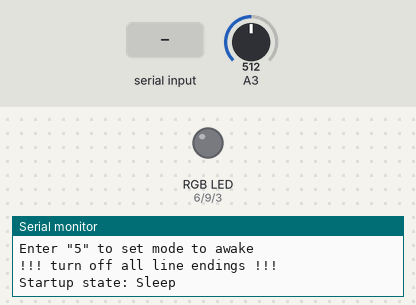
Simulated run of this sketch. Board: Arduino Uno, built with avr-gcc and run on an emulated ATmega328P. Parts: an RGB LED mixed from three pins (HIGH = lit), the last lines printed to the serial monitor. Inputs (shaded band) come from the test bench; at power-on: A3 = 512. Dim RGB values are drawn brighter than linear; the local clock reads 2024-03-15 10:24:30 at power-on unless the sketch sets it; random numbers use the default seed unless the sketch sets one; EEPROM starts erased.

Above: at 1.4 s.
1.5 s: "5" received over Serial
At 1.71 s:
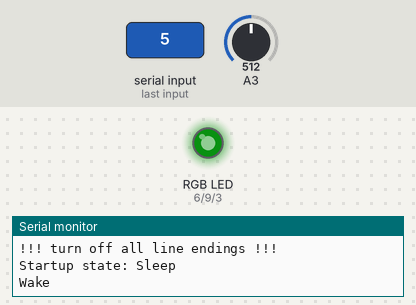
4.5 s: A3 set to 584
At 4.7 s:
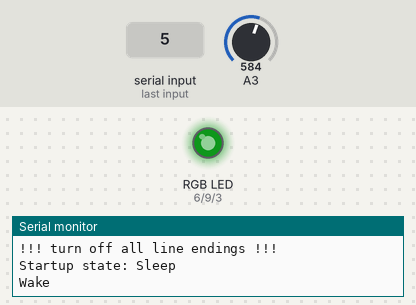
7.5 s: A3 set to 618
At 9.29 s:
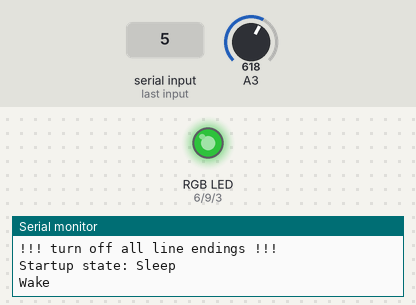
10.5 s: "30,150,10\n" received over Serial
13.5 s: A3 set to 190
At 14.2 s:
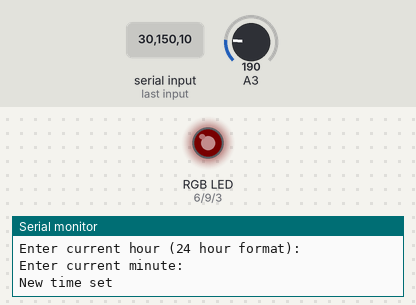
15.0 s: "30,150,10,200,45,90\n" received over Serial
At 15.72 s:
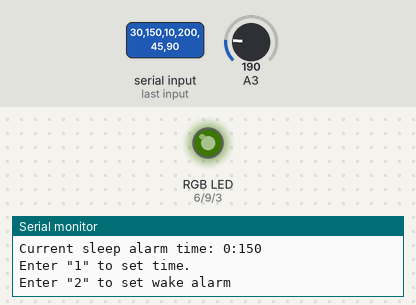
Timing chart, 0 to 41.5 s (numbered marks = the images above; inputs shaded):
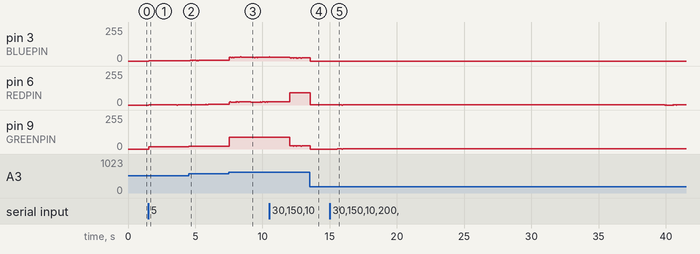

Measured:
- the behaviour switches between 599 and 600 on A3 (found by bisection; images 2 and 3)
- after the input at 1.5 s, pin 6 (REDPIN): 0/255 → 1/255 after 0.06 s; pin 9 (GREENPIN): 0/255 → 17/255 after 0.06 s
- after the input at 4.5 s, pin 9 (GREENPIN): 17/255 → 22/255 at once
- after the input at 7.5 s, pin 9 (GREENPIN): 22/255 → 88/255 at once
- after the input at 13.5 s, pin 6 (REDPIN): 93/255 → 2/255 at once
- after the input at 15.0 s, pin 9 (GREENPIN): 0/255 → 2/255 after 0.54 s

The sketch:

Butterfly_Alarm_Clock.ino
```cpp
#include <EEPROM.h>
#include <SPI.h>
#include <SparkFunDS3234RTC.h>
#include <FastLED.h>

#define REDPIN 6
#define BLUEPIN 3
#define GREENPIN 9
#define SATURATION 120
#define TWINKLERANGE 120
//#define DEBUG

bool colorOn;
int twinkleOffset = TWINKLERANGE / 2;

void setup() {
  Serial.begin(9600);
  rtc.begin(10);
  pinMode(BLUEPIN, OUTPUT);
  pinMode(REDPIN, OUTPUT);
  pinMode(GREENPIN, OUTPUT);
  pinMode(A3, INPUT);

  printHelpMessage();
  setStartupState();
}

void loop() {
  if (colorOn) {
    setWingColor();
  }
  else {
    showAnalogRGB( CHSV( 0, 0, 0) );
  }

  if (Serial.available()) {
    menuSelect();
  }

  if (rtc.alarm1()) {
    wakeAlarm();
  }
  else if (rtc.alarm2()) {
    sleepAlarm();
  }
  else {
    delay(50);
  }
#ifdef DEBUG
  delay(200);
#endif

}

void menuSelect() {
  byte menuSelection = Serial.read();
  switch (menuSelection) {
    case '?':
      printHelpMessage();
      break;
    case '1':
      userSetTime();
      break;
    case '2':
      userSetWakeAlarm();
      break;
    case '3':
      userSetSleepAlarm();
      break;
    case '4':
      sleepAlarm();
      break;
    case '5':
      wakeAlarm();
      break;
    default:
      Serial.print(menuSelection);
      Serial.println(" is an unknown command");
      printHelpMessage();
      break;
  }
}

int getBrightness() {
  //read brightness from room
  int reading = analogRead(A3);

  // fix brightness curve
  if (reading < 200) {
    reading = reading / 4;
  }
  else if (reading < 400) {
    reading = reading / 3;
  }
  else if (reading < 600) {
    reading = reading / 2;
  }

  uint8_t brightness = map(reading, 0, 1024, 5, 255);

#ifdef DEBUG
  Serial.print("Reading: ");
  Serial.println(reading);
#endif

  return brightness;
}

void setWingColor() {

  uint8_t hue, saturation, brightness, minute;

  randomTwinkle();

  rtc.update();
  minute = rtc.minute();

  hue = map(minute, 0, 59, 1, 255);
  saturation = SATURATION + twinkleOffset;
  brightness = getBrightness();

#ifdef DEBUG
  Serial.print("H: ");
  Serial.print(hue);
  Serial.print("   S: ");
  Serial.print(saturation);
  Serial.print("   V: ");
  Serial.println(brightness);
#endif


  // Use FastLED automatic HSV->RGB conversion
  showAnalogRGB( CHSV( hue, saturation, brightness) );
}

void showAnalogRGB( const CRGB& rgb)
{
  analogWrite(REDPIN,   rgb.r );
  analogWrite(GREENPIN, rgb.g );
  analogWrite(BLUEPIN,  rgb.b );
}

int randomTwinkle() {
  if (twinkleOffset >= 250) {
    twinkleOffset -= 5;
  }
  else if ( twinkleOffset <= 5) {
    twinkleOffset += 5;
  }
  else {
    int delta = random(10);
    if ( delta > 5 ) {
      twinkleOffset += delta - 5;
    }
    else {
      twinkleOffset -= delta;
    }
  }
#ifdef DEBUG
  Serial.print("Twinkle offset: ");
  Serial.println(twinkleOffset);
#endif
  return twinkleOffset;
}

void printHelpMessage() {
  printCurrentSettings();
  Serial.println("");
  Serial.println("Enter \"1\" to set time.");
  Serial.println("Enter \"2\" to set wake alarm");
  Serial.println("Enter \"3\" to set sleep alarm");
  Serial.println("Enter \"4\" to set mode to sleep");
  Serial.println("Enter \"5\" to set mode to awake");
  Serial.println("");
  Serial.println("!!! turn off all line endings !!!");
}

void printCurrentTime() {
  //get current time
  rtc.update();
  int s = rtc.second();
  int m = rtc.minute();
  int h = rtc.hour();

  //print time
  Serial.println("");
  Serial.print("Current time is: ");
  Serial.print(h);
  Serial.print(":");
  if (m < 10) {
    Serial.print("0");
    Serial.print(m);
  }
  else {
    Serial.print(m);
  }
  Serial.print(":");
  if (s < 10 ) {
    Serial.print("0");
    Serial.println(s);
  }
  else {
    Serial.println(s);
  }
}

void userSetTime() {
  Serial.println("Enter current hour (24 hour format):");
  while (!Serial.available()) {
    delay(10);
  }
  int newHour = Serial.parseInt();
  Serial.println("Enter current minute:");
  while (!Serial.available()) {
    delay(10);
  }
  int newMinute = Serial.parseInt();
  rtc.setTime(0, newMinute, newHour, 0, 0, 0, 0);
  Serial.println("New time set");
}

void printAlarmTime(int hourAddress, int minuteAddress) {
  int alarmMinute = EEPROM.read(minuteAddress);
  Serial.print(EEPROM.read(hourAddress));
  Serial.print(":");
  if (alarmMinute < 10) {
    Serial.print("0");
    Serial.println(alarmMinute);
  }
  else {
    Serial.println(alarmMinute);
  }
}

void printCurrentSettings() {
  printCurrentTime();
  Serial.print("Current wake alarm time ");
  printAlarmTime(1, 0);
  Serial.print("Current sleep alarm time: ");
  printAlarmTime(3, 2);
}

void userSetWakeAlarm() {
  Serial.print("Current alarm time ");
  printAlarmTime(1, 0);
  Serial.println("Enter wake hour (24 hour format):");
  while (!Serial.available()) {
    delay(10);
  }
  int newHour = Serial.parseInt();
  Serial.println("Enter wake minute:");
  while (!Serial.available()) {
    delay(10);
  }
  int newMinute = Serial.parseInt();
  EEPROM.update(0, newMinute);
  EEPROM.update(1, newHour);
  rtc.setAlarm1(0, newMinute, newHour);
  Serial.print("Wake alarm set to ");
  printAlarmTime(1, 0);
  Serial.println(" ");
}

void userSetSleepAlarm() {
  Serial.print("Current alarm time: ");
  printAlarmTime(3, 2);
  Serial.println("Enter sleep hour (24 hour format):");
  while (!Serial.available()) {
    delay(10);
  }
  int newHour = Serial.parseInt();
  Serial.println("Enter sleep minute:");
  while (!Serial.available()) {
    delay(10);
  }
  int newMinute = Serial.parseInt();
  EEPROM.update(2, newMinute);
  EEPROM.update(3, newHour);
  rtc.setAlarm2(newMinute, newHour);
  Serial.print("Sleep alarm set to ");
  printAlarmTime(3, 2);
  Serial.println(" ");
}

void wakeAlarm() {
  colorOn = true;
  int wakeMinuteOfDay = dstOffset(true);
  int wakeMinute = wakeMinuteOfDay % 60;
  int wakeHour = wakeMinuteOfDay / 60;
  rtc.update();
  rtc.setAlarm1(0, wakeMinute, wakeHour);
  Serial.println("Wake");
}

void sleepAlarm() {
  colorOn = false;

  int sleepMinuteOfDay = dstOffset(false);
  int sleepMinute = sleepMinuteOfDay % 60;
  int sleepHour = sleepMinuteOfDay / 60;

  rtc.update();
  rtc.setAlarm2(sleepMinute, sleepHour);
  Serial.println("Sleep");
}

void setStartupState() {
  rtc.update();
  int currentMinuteOfDay = rtc.hour() * 60 + rtc.minute();
  int wakeMinuteOfDay = dstOffset(true);
  int sleepMinuteOfDay = dstOffset(false);

#ifdef DEBUG
  Serial.println("startup numbers: ");
  Serial.print("currentMinuteOfDay ");
  Serial.println(currentMinuteOfDay);
  Serial.print("wakeMinuteOfDay ");
  Serial.println(wakeMinuteOfDay);
  Serial.print("sleepMinuteOfDay ");
  Serial.println(sleepMinuteOfDay);
#endif

  Serial.print("Startup state: ");

  if (currentMinuteOfDay >= sleepMinuteOfDay) {
    sleepAlarm();
  }
  else if (currentMinuteOfDay >= wakeMinuteOfDay) {
    wakeAlarm();
  }
  else {
    sleepAlarm();
  }
}

int dstOffset(bool wake) {
  int memHour, memMin;

  if (wake) {
    memMin = EEPROM.read(0);
    memHour = EEPROM.read(1);
  }
  else {
    memMin = EEPROM.read(2);
    memHour = EEPROM.read(3);
  }

  int minuteOfDay = (memHour * 60 + memMin);

  if (rtc.month() == 3) {
    minuteOfDay += (rtc.day() * 2);
  }
  else if ( rtc.month() > 3 && rtc.month() < 11) {
    minuteOfDay += 60;
  }
  else if (rtc.month() == 11) {
    minuteOfDay += (60 - rtc.day() * 2);
  }

  return minuteOfDay;
}
```
